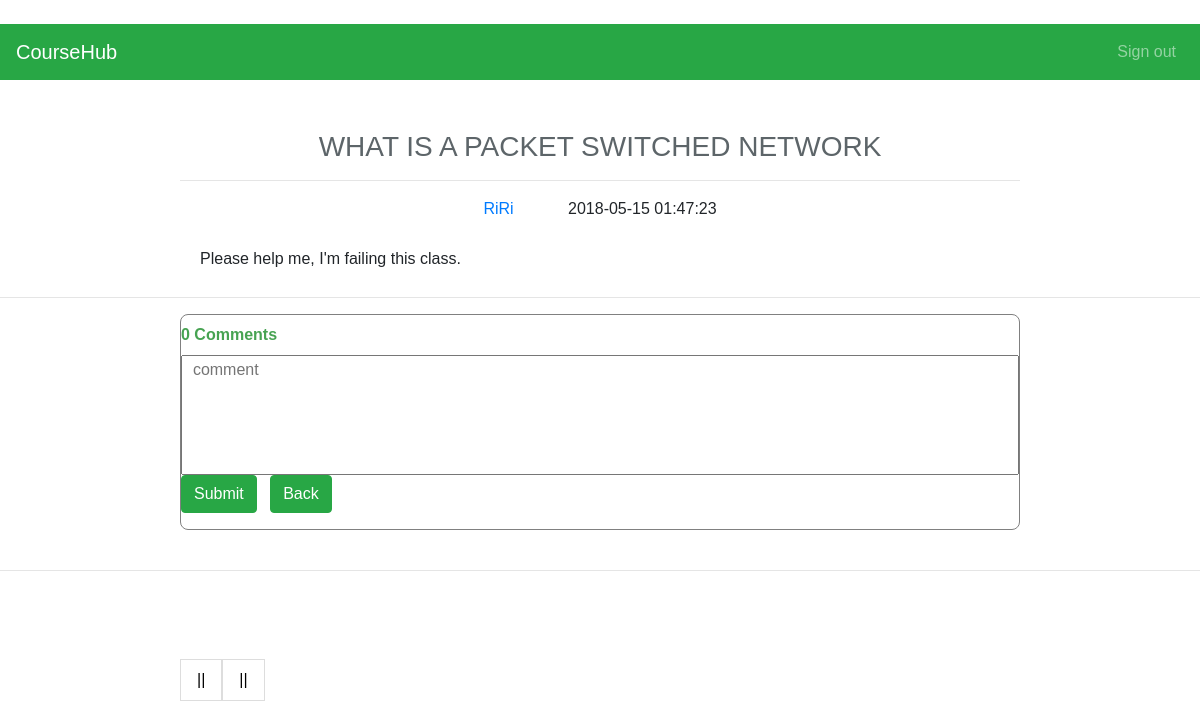
The app's page /detail/2 with its own data.
### coursehubapp.py (models this page shows)
class Post(db.Model):
    __tablename__ = 'post'
    __searchable__ = ['title']
    id = db.Column(db.Integer, primary_key=True)
    title = db.Column(db.String(100))
    description = db.Column(db.String())
    user_id = db.Column(db.Integer, db.ForeignKey('user.id'), nullable=False)
    course_id = db.Column(db.Integer, db.ForeignKey('course.id'), nullable=False)
    post_time = db.Column(db.DateTime, default=datetime.now)
    rating = db.Column(db.Integer)
    comment = db.relationship('Comment', backref='post', lazy='dynamic')

class User(UserMixin, db.Model):
    __tablename__ = 'user'
    id = db.Column(db.Integer, primary_key=True)
    username = db.Column(db.String(15), unique=True, nullable=False)
    email = db.Column(db.String(50), unique=True, nullable=False)
    password = db.Column(db.String(80), nullable=False)
    post = db.relationship('Post', backref='user', lazy='dynamic')
    comment = db.relationship('Comment', backref='user', lazy='dynamic')
    courses = db.relationship('Course', secondary=students_courses, backref=db.backref('students'), lazy='dynamic')

### coursehubapp.py (the view)
@app.route('/detail/<post_id>', methods=['GET', 'POST'])
def detail(post_id):
    postdetail = Post.query.filter(Post.id == post_id).first()
    page = request.args.get(get_page_parameter(), type=int, default=1)
    pagination = postdetail.comment.paginate(page=page, per_page=10, error_out=False)
    comments = pagination.items
    return render_template('detail.html', post=postdetail, pagination=pagination, comments=comments)

### templates/detail.html (shortened to what this page needs)
﻿{% import "bootstrap/wtf.html" as wtf %}
<!DOCTYPE html>
<html lang="en">
<head>
  <link rel="stylesheet" href="https://maxcdn.bootstrapcdn.com/bootstrap/4.0.0/css/bootstrap.min.css">
  <link rel="stylesheet" type="text/css">
</head>
    <nav class="navbar navbar-expand-sm bg-success navbar-dark">
        <a class="navbar-brand" href="#">CourseHub</a>
            <ul class="navbar-nav ml-auto">
                <li class="nav-item">
                    <a class="nav-link" href="{{ url_for('logout') }}">Sign out</a>
                </li>
             </ul>
    </nav>
<div class="post-container">
    <h3 class="page-title">{{ post.title }}</h3>
    <hr>
    <p class="post-info">
    <span class="author"> <a href="{{url_for('usercenter',username = post.user.username, tag='post')}}">{{ post.user.username }}</a></span>
    <span class="post-time">  {{ post.post_time.strftime('%Y-%m-%d %H:%M:%S') }}</span></p>
    <p class="description">{{ post.description}}</p>
</div>
    <hr>
    <div class="comment-container">
    <span class="count">{{ post.comment.count() }} Comments</span>
    <form action="{{url_for('comment', post_id=post.id)}}" method="POST">
        <div class="new-comment">
            <textarea name="comment_detail" PLACEHOLDER="  comment"></textarea>
        </div>
        <div class="btn-send">
            <button class="btn btn-success">Submit</button> &nbsp
            <a href="{{ url_for('course', course_id=post.course.id) }}" class="btn btn-success">Back</a>
        </div>
    </form>
    </div>
  <br>
<hr>
        <br>
<br>
<br>
    <div class="pagination-container">
    <ul class="pagination">
       {% if pagination.has_prev %}
            <li><a href="{{url_for('detail',post_id= post.id, page=pagination.page-1)}}">«</a></li>
            {% else %}
            <li><a href="">||</a></li>
            {% endif %}
            {% if pagination.has_next %}
                <li><a href="{{url_for('detail',post_id= post.id,page=pagination.page+1)}}">»</a></li>
            {% else %}
             <li><a href="">||</a></li>
            {% endif %}
    </ul>
    </div>
</body>
</html>

### templates/detail.html (style rules this page uses)
body, html { font-family: "Mina", sans-serif; height: 100%; margin: 0; padding: 0; background: #ffffff; }
.page-title { margin-top: 50px; text-align: center; color: #5d6569; }
.post-info { text-align: center; margin-top: 16px; }
.description { padding: 10px 20px 10px 20px; }
.post-time { margin-left: 50px; }
.post-container { width: 70%; margin: 0 auto; }
.comment-container { width: 70%; margin: 0 auto; border: 1px solid grey; border-radius: 8px; }
textarea { resize: none; overflow: auto; vertical-align: top; height: 120px; width: 100%; }
.btn-send { display: inline; }
.count { line-height: 40px; font-weight: bold; color: #47a352; }
.author a { text-decoration: none; }
.pagination { display: inline-block; padding: 0; margin: 0; }
.pagination li { display: inline; }
.pagination li a { color: black; float: left; padding: 8px 16px; text-decoration: none; transition: background-color .3s; border: 1px solid #ddd; }
.pagination-container { width: 70%; margin: 0 auto; }

### records on screen
Post: title "WHAT IS A PACKET SWITCHED NETWORK", post_time "2018-05-15 01:47:23", description "Please help me, I'm failing this class."
User: user.username "RiRi"

### other values on screen
{{ post.comment.count() }} "0"
